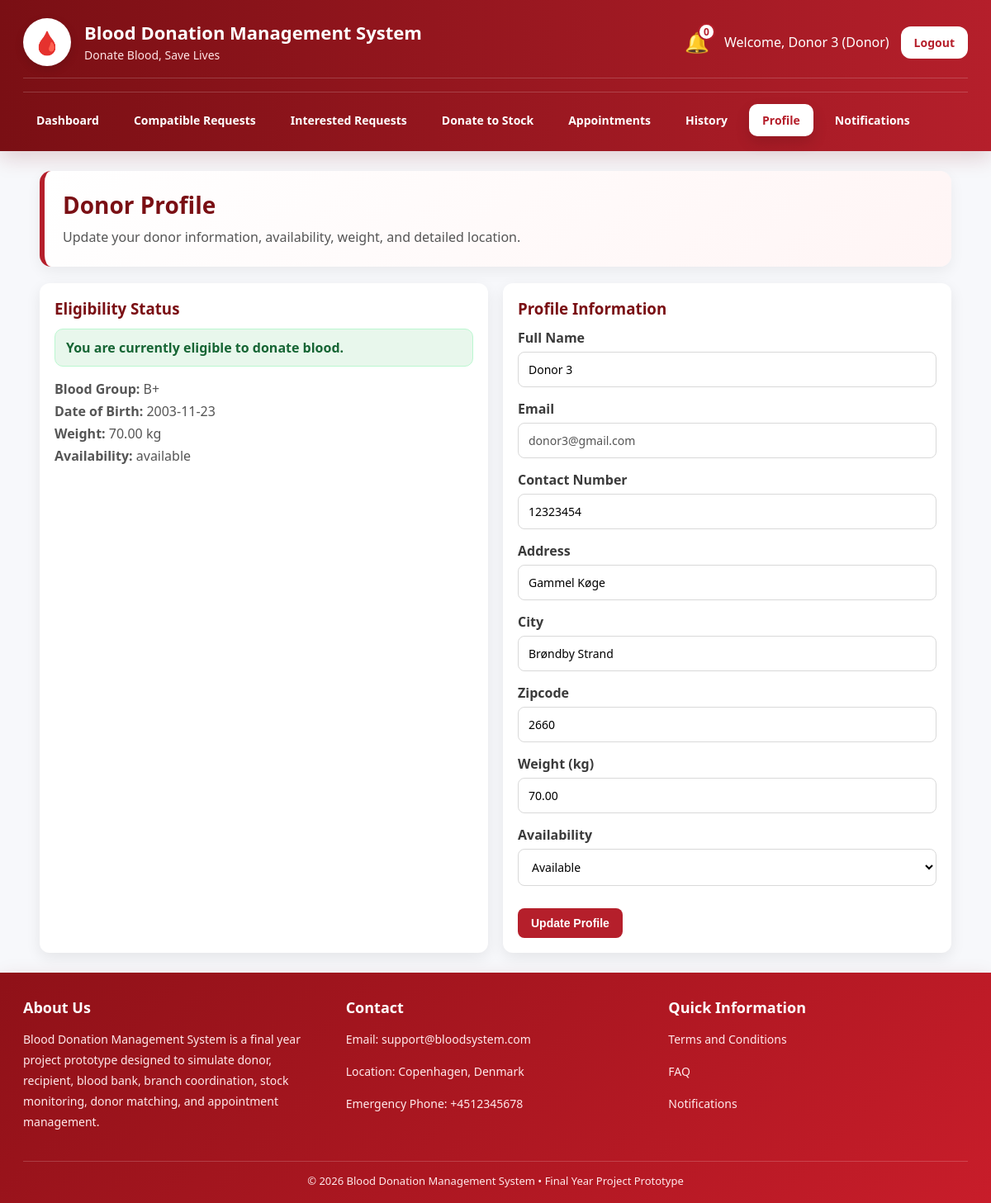
The page /dashboard/donor_profile.php (signed in) on the database as committed earlier.
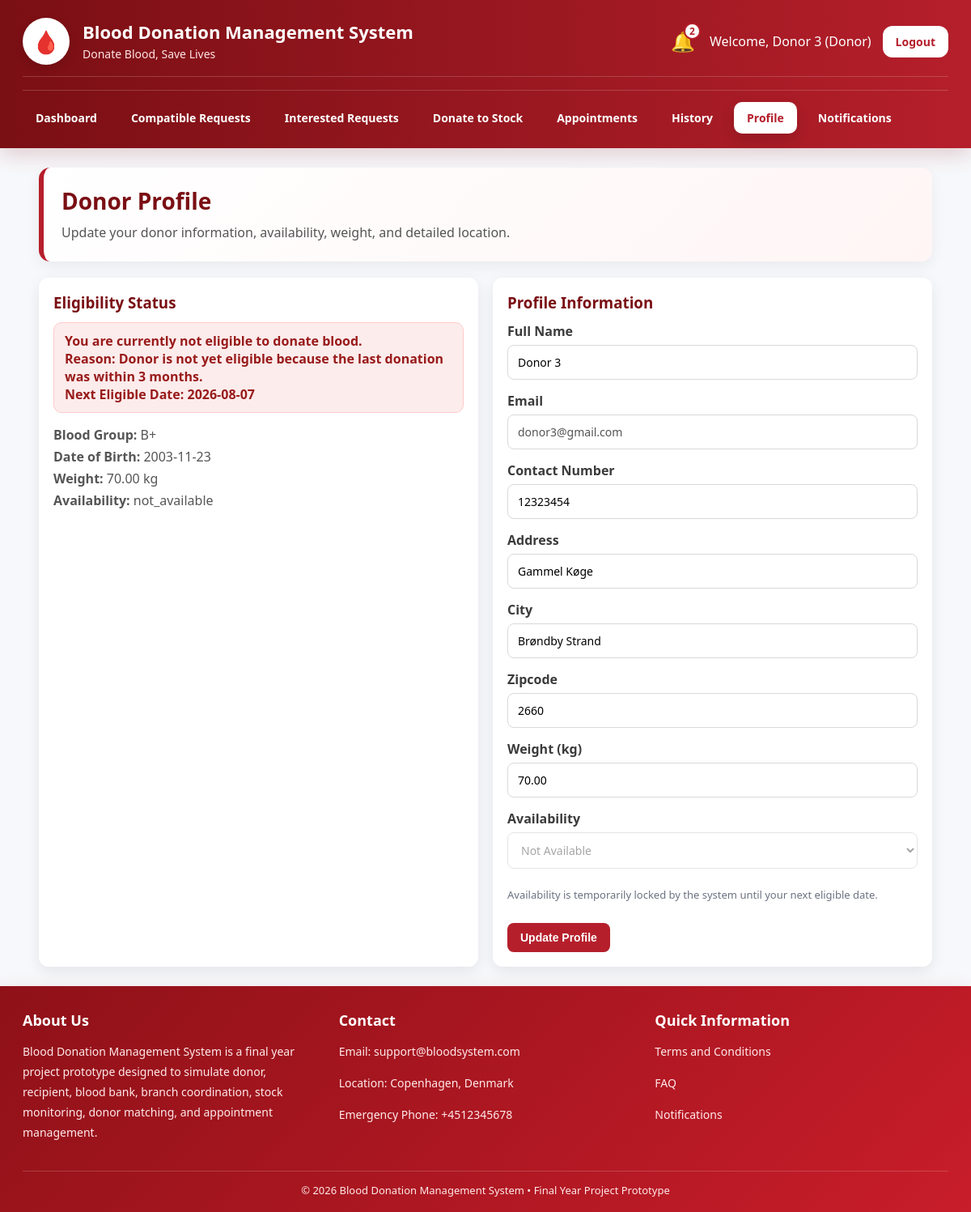
The same page on the database as committed later.
### tables this page shows
CREATE TABLE `users` (
  `id` int(11) NOT NULL,
  `name` varchar(100) NOT NULL,
  `email` varchar(100) NOT NULL,
  `contact_number` varchar(20) DEFAULT NULL,
  `address` varchar(255) DEFAULT NULL,
  `date_of_birth` date DEFAULT NULL,
  `weight` decimal(5,2) DEFAULT NULL,
  `password` varchar(255) NOT NULL,
  `role` enum('admin','blood_bank','donor','recipient') NOT NULL,
  `blood_group` varchar(5) DEFAULT NULL,
  `weight_kg` decimal(5,2) DEFAULT NULL,
  `location` varchar(100) DEFAULT NULL,
  `address_line` varchar(255) DEFAULT NULL,
  `city` varchar(100) DEFAULT NULL,
  `zipcode` varchar(20) DEFAULT NULL,
  `institution_name` varchar(150) DEFAULT NULL,
  `availability` enum('available','not_available') DEFAULT 'available',
  `created_at` timestamp NOT NULL DEFAULT current_timestamp(),
  `account_status` enum('active','inactive') DEFAULT 'active',
  `status` enum('active','inactive') NOT NULL DEFAULT 'active',
  `next_eligible_date` date DEFAULT NULL
);

### functions/eligibility_check.php (called while the page is built, shortened)
<?php
function calculateAge($dateOfBirth) {
    $dob = new DateTime($dateOfBirth);
    $today = new DateTime();
    return $today->diff($dob)->y;
}
function checkDonorEligibility($conn, $donorId, $dateOfBirth, $weightKg) {
    $result = [
        'eligible' => true,
        'reason' => '',
        'age' => null,
        'last_donation_date' => null,
        'next_eligible_date' => null
    ];
    $age = calculateAge($dateOfBirth);
    $result['age'] = $age;
    $stmt = mysqli_prepare($conn, "
        SELECT donation_date
        FROM donations
        WHERE donor_id = ? AND status = 'confirmed'
        ORDER BY donation_date DESC, id DESC
        LIMIT 1
    ");
    mysqli_stmt_bind_param($stmt, "i", $donorId);
    mysqli_stmt_execute($stmt);
    $res = mysqli_stmt_get_result($stmt);
    if ($row = mysqli_fetch_assoc($res)) {
        $lastDonationDate = $row['donation_date'];
        $result['last_donation_date'] = $lastDonationDate;
        $lastDate = new DateTime($lastDonationDate);
        $nextEligible = clone $lastDate;
        $nextEligible->modify('+3 months');
        $today = new DateTime();
        $result['next_eligible_date'] = $nextEligible->format('Y-m-d');
        if ($today < $nextEligible) {
            $result['eligible'] = false;
            $result['reason'] = 'Donor is not yet eligible because the last donation was within 3 months.';
            return $result;
        }
    }
    return $result;
}
function syncDonorAvailabilityStatus($conn, $donorId) {
    $stmt = mysqli_prepare($conn, "
        SELECT date_of_birth, weight_kg, availability, next_eligible_date
        FROM users
        WHERE id = ? AND role = 'donor'
    ");
    mysqli_stmt_bind_param($stmt, "i", $donorId);
    mysqli_stmt_execute($stmt);
    $res = mysqli_stmt_get_result($stmt);
    $donor = mysqli_fetch_assoc($res);
    $eligibility = checkDonorEligibility(
        $conn,
        $donorId,
        $donor['date_of_birth'] ?? null,
        $donor['weight_kg'] ?? null
    );
    $desiredAvailability = $eligibility['eligible'] ? 'available' : 'not_available';
    $nextEligibleDate = $eligibility['next_eligible_date'] ?? null;
    $update_stmt = mysqli_prepare($conn, "
        UPDATE users
        SET availability = ?, next_eligible_date = ?
        WHERE id = ? AND role = 'donor'
    ");
    $eligibility['availability'] = $desiredAvailability;
    return $eligibility;
}
?>

### dashboard/donor_profile.php (the view, shortened to what the changed rows need)
<?php
include '../config/db.php';
include '../functions/eligibility_check.php';
$donor_id = $_SESSION['user_id'];
$eligibility = syncDonorAvailabilityStatus($conn, $donor_id);
$notif_stmt = mysqli_prepare($conn, "SELECT COUNT(*) AS total FROM notifications WHERE user_id = ? AND is_read = 0");
mysqli_stmt_bind_param($notif_stmt, "i", $donor_id);
mysqli_stmt_execute($notif_stmt);
$notif_result = mysqli_stmt_get_result($notif_stmt);
$notif_data = mysqli_fetch_assoc($notif_result);
$notif_count = $notif_data['total'];
$profile_stmt = mysqli_prepare($conn, "
    SELECT name, email, contact_number, blood_group, location, address_line, city, zipcode, date_of_birth, weight_kg, availability
    FROM users
    WHERE id = ?
");
mysqli_stmt_bind_param($profile_stmt, "i", $donor_id);
mysqli_stmt_execute($profile_stmt);
$profile_result = mysqli_stmt_get_result($profile_stmt);
$profile = mysqli_fetch_assoc($profile_result);
?>
<!DOCTYPE html>
<html>
<head>
    <link rel="stylesheet" href="assets/style.css">
</head>
<body>
<div class="topbar topbar-full">
    <div class="container">
        <div class="topbar-header">
            <div class="topbar-left">
                <div class="brand-text">
                    <h2>Blood Donation Management System</h2>
                </div>
            </div>
            <div class="topbar-right">
                <a href="notifications.php" class="notify" title="Notifications">
                    🔔
                    <span class="notify-badge"><?php echo $notif_count; ?></span>
                </a>
            </div>
        </div>
    </div>
</div>
<div class="container">
    <div class="hero">
        <h1>Donor Profile</h1>
    </div>
    <div class="summary-grid">
        <div class="summary-card">
            <h3>Eligibility Status</h3>
            <?php if($eligibility['eligible']) { ?>
                <div class="alert alert-success">
                    You are currently eligible to donate blood.
                </div>
            <?php } else { ?>
                <div class="alert alert-error">
                    You are currently not eligible to donate blood.<br>
                    Reason: <?php echo htmlspecialchars($eligibility['reason']); ?>
                    <?php if(!empty($eligibility['next_eligible_date'])) { ?>
                        <br>Next Eligible Date: <?php echo htmlspecialchars($eligibility['next_eligible_date']); ?>
                    <?php } ?>
                </div>
            <?php } ?>
            <p><strong>Blood Group:</strong> <?php echo htmlspecialchars($profile['blood_group'] ?? ''); ?></p>
            <p><strong>Date of Birth:</strong> <?php echo htmlspecialchars($profile['date_of_birth'] ?? ''); ?></p>
            <p><strong>Weight:</strong> <?php echo htmlspecialchars($profile['weight_kg'] ?? ''); ?> kg</p>
            <p><strong>Availability:</strong> <?php echo htmlspecialchars($profile['availability'] ?? ''); ?></p>
        </div>
        <div class="summary-card">
            <form method="POST" class="form">
                <label>Full Name</label>
                <input class="input" type="text" name="name" value="<?php echo htmlspecialchars($profile['name'] ?? ''); ?>" required>
                <label>Email</label>
                <input class="input" type="email" value="<?php echo htmlspecialchars($profile['email'] ?? ''); ?>" disabled>
                <label>Contact Number</label>
                <input class="input" type="text" name="contact_number" value="<?php echo htmlspecialchars($profile['contact_number'] ?? ''); ?>">
                <label>Address</label>
                <input class="input" type="text" name="address_line" value="<?php echo htmlspecialchars($profile['address_line'] ?? ''); ?>">
                <label>City</label>
                <input class="input" type="text" name="city" value="<?php echo htmlspecialchars($profile['city'] ?? ''); ?>">
                <label>Zipcode</label>
                <input class="input" type="text" name="zipcode" value="<?php echo htmlspecialchars($profile['zipcode'] ?? ''); ?>">
                <label>Weight (kg)</label>
                <input class="input" type="number" step="0.1" name="weight_kg" value="<?php echo htmlspecialchars($profile['weight_kg'] ?? ''); ?>">
                <label>Availability</label>
                <select class="select" name="availability" required <?php echo !$eligibility['eligible'] ? 'disabled' : ''; ?>>
                    <option value="available" <?php if(($profile['availability'] ?? '') == 'available') echo 'selected'; ?>>Available</option>
                    <option value="not_available" <?php if(($profile['availability'] ?? '') == 'not_available') echo 'selected'; ?>>Not Available</option>
                </select>
                <?php if(!$eligibility['eligible']) { ?>
                    <div class="small-muted locked-note">
                        Availability is temporarily locked by the system until your next eligible date.
                    </div>
                <?php } ?>
                <button class="btn btn-primary" type="submit" name="update_profile">Update Profile</button>
            </form>
        </div>
    </div>
</div>
</body>
</html>

Rows that differ between the two databases and show on the page:
changed users "Donor 3": next_eligible_date (not shown) → "2026-08-07"; availability "available" → "not_available"; availability "Available" → "Not Available"
Other text that changed with them:
$notif_count: "0" → "2"
$eligibility['reason']: (not shown) → "Donor is not yet eligible because the last donation was within 3 months."
text no longer shown: "You are currently eligible to donate blood."
text now shown: "You are currently not eligible to donate blood. Reason: Next Eligible Date: Availability is temporarily locked by the system until your next eligible date."
